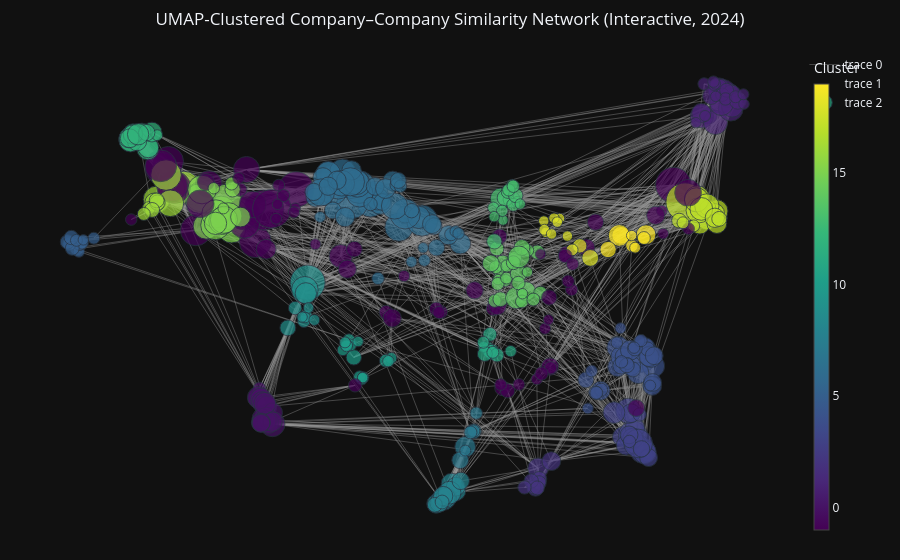

The code cell stored with this chart in its notebook:
### Code cell
import plotly.graph_objects as go

if H_cc.number_of_nodes() > 0:

    # ----------------------
    # Prepare edge drawing
    # ----------------------
    edge_x, edge_y = [], []
    edge_hover_x, edge_hover_y, edge_hover_text = [], [], []

    for u, v, d in H_cc.edges(data=True):
        x0, y0 = pos_umap[u]
        x1, y1 = pos_umap[v]

        edge_x += [x0, x1, None]
        edge_y += [y0, y1, None]

        edge_hover_x.append((x0 + x1) / 2)
        edge_hover_y.append((y0 + y1) / 2)
        edge_hover_text.append(
            f"<b>{G.nodes[u]['label']}</b> ↔ <b>{G.nodes[v]['label']}</b><br>"
            f"Weight = {d['weight']:.4f}"
        )

    edge_trace = go.Scatter(
        x=edge_x, y=edge_y,
        mode="lines",
        hoverinfo="none",
        line=dict(width=0.4, color="#999"),
    )

    edge_hover_trace = go.Scatter(
        x=edge_hover_x,
        y=edge_hover_y,
        mode="markers",
        hoverinfo="text",
        marker=dict(size=5, color="rgba(0,0,0,0)"),
        text=edge_hover_text,
    )

    # ----------------------
    # Prepare nodes
    # ----------------------
    node_x = []
    node_y = []
    node_text = []
    node_color = []
    node_size = []

    deg = dict(H_cc.degree())
    max_deg = max(deg.values()) if deg else 1

    for n in H_cc.nodes():
        x, y = pos_umap[n]
        node_x.append(x)
        node_y.append(y)

        # Hover text
        node_text.append(
            f"<b>{G.nodes[n]['label']}</b><br>"
            f"Symbol: {n}<br>"
            f"Degree: {deg[n]}<br>"
            f"Cluster: {company_docs.set_index('symbol').loc[n, 'cluster']}"
        )

        node_color.append(company_docs.set_index("symbol").loc[n, "cluster"])
        node_size.append(10 + 30 * (deg[n] / max_deg))

    node_trace = go.Scatter(
        x=node_x,
        y=node_y,
        mode="markers",
        hoverinfo="text",
        text=node_text,
        marker=dict(
            size=node_size,
            color=node_color,
            colorscale="Viridis",
            showscale=True,
            colorbar=dict(
                title="Cluster",
                thickness=15,
            ),
            line_width=1
        )
    )

    # ----------------------
    # Final figure
    # ----------------------
    fig = go.Figure(
        data=[edge_trace, edge_hover_trace, node_trace],
        layout=go.Layout(
            title="UMAP-Clustered Company–Company Similarity Network (Interactive, 2024)",
            title_x=0.5,
            hovermode="closest",
            margin=dict(b=20, l=20, r=20, t=50),
            xaxis=dict(showgrid=False, zeroline=False, showticklabels=False),
            yaxis=dict(showgrid=False, zeroline=False, showticklabels=False),
        )
    )

    fig.show()

else:
    print("No edges available.")

### Figure 1 — Plotly figure (JSON) as saved in the notebook; plotly's stock layout.template omitted (floating-point values rounded to 4 significant figures; data arrays with more than 128 entries replaced by an {"elided": "..."} marker saying what was removed)
{"data": [{"hoverinfo": "none", "line": {"color": "#999", "width": 0.4}, "mode": "lines", "x": {"elided": "10581 float values"}, "y": {"elided": "10581 float values"}, "type": "scatter"}, {"hoverinfo": "text", "marker": {"color": "rgba(0,0,0,0)", "size": 5}, "mode": "markers", "text": {"elided": "3527 str values"}, "x": {"elided": "3527 float values"}, "y": {"elided": "3527 float values"}, "type": "scatter"}, {"hoverinfo": "text", "marker": {"color": {"elided": "453 int values"}, "colorbar": {"thickness": 15, "title": {"text": "Cluster"}}, "colorscale": [[0.0, "#440154"], [0.1111, "#482878"], [0.2222, "#3e4989"], [0.3333, "#31688e"], [0.4444, "#26828e"], [0.5556, "#1f9e89"], [0.6667, "#35b779"], [0.7778, "#6ece58"], [0.8889, "#b5de2b"], [1.0, "#fde725"]], "line": {"width": 1}, "showscale": true, "size": {"elided": "453 float values"}}, "mode": "markers", "text": {"elided": "453 str values"}, "x": {"elided": "453 float values"}, "y": {"elided": "453 float values"}, "type": "scatter"}], "layout": {"hovermode": "closest", "margin": {"b": 20, "l": 20, "r": 20, "t": 50}, "title": {"text": "UMAP-Clustered Company–Company Similarity Network (Interactive, 2024)", "x": 0.5}, "xaxis": {"showgrid": false, "showticklabels": false, "zeroline": false}, "yaxis": {"showgrid": false, "showticklabels": false, "zeroline": false}}}
